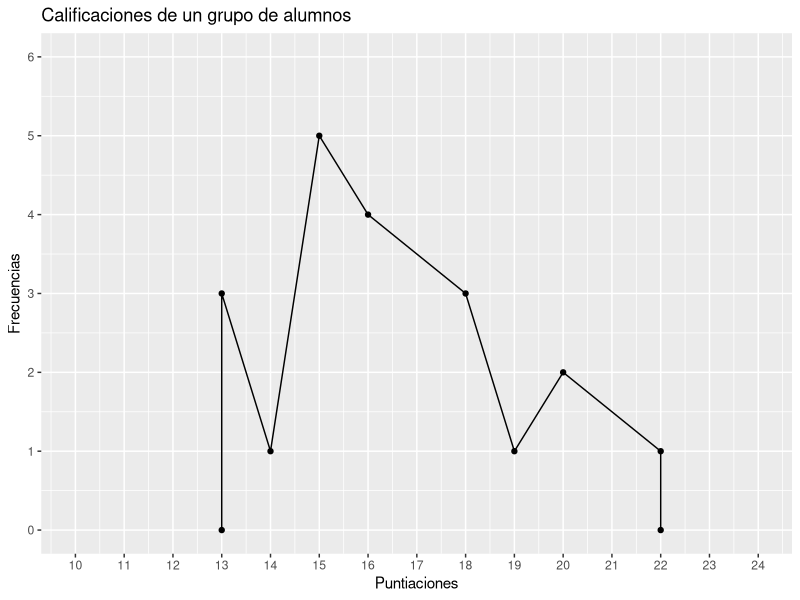

Source code (R):
install.packages("ggplot2")

library(ggplot2)

separador = function (ejercicio) {
  cat("\n\n=------------------------- Ejercicio Nº",ejercicio," -------------------------->\n\n")
}

separador(1)
puntuaciones = c(13, 13, 14, 15, 16, 18, 19, 20, 22, 22)
frecuencias = c(0, 3, 1, 5, 4, 3, 1, 2, 1, 0)
puntuacionesDataFrame = data.frame(puntuaciones = puntuaciones, frecuencias = frecuencias)
ggplot(puntuacionesDataFrame, aes(x = puntuaciones, y = frecuencias)) +
  geom_point(na.rm = FALSE, stat = "identity") +
  geom_line(na.rm = FALSE, stat = "identity") +
  xlab("Puntiaciones") +
  ylab("Frecuencias") + 
  ggtitle("Calificaciones de un grupo de alumnos") +
  scale_x_continuous(limits = c(10, 24), breaks = seq(10, 24, by = 1)) +
  scale_y_continuous(limits = c(0, 6), breaks = seq(0, 6, by = 1))

separador(2)


rm(list = ls())
